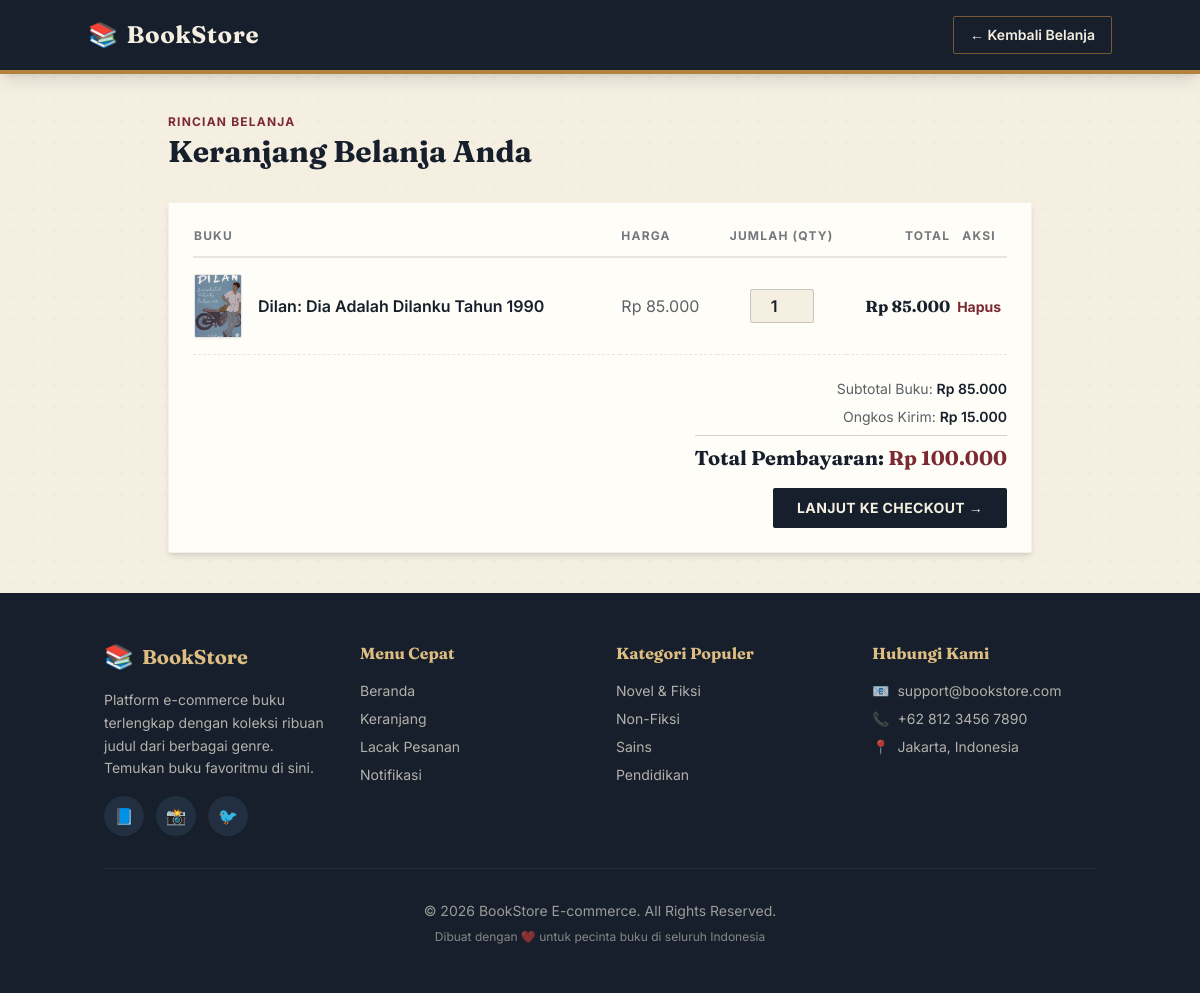
Page /buyer/cart.php (signed in) on the committed database.
### tables this page shows
CREATE TABLE `carts` (
  `id` int(11) NOT NULL,
  `buyer_id` int(11) NOT NULL,
  `product_id` int(11) NOT NULL,
  `quantity` int(11) NOT NULL,
  `created_at` timestamp NOT NULL DEFAULT current_timestamp()
);

CREATE TABLE `products` (
  `id` int(11) NOT NULL,
  `seller_id` int(11) NOT NULL,
  `name` varchar(255) NOT NULL,
  `description` text DEFAULT NULL,
  `price` decimal(10,2) NOT NULL,
  `stock` int(11) NOT NULL,
  `category_id` int(11) NOT NULL,
  `author` varchar(100) DEFAULT NULL,
  `image` varchar(255) DEFAULT NULL
);

### buyer/cart.php (the view, shortened to what this page needs)
<?php
include '../config/database.php';
$buyer_id = $_SESSION['user_id'];
$result_cart = mysqli_query($db, "SELECT c.quantity, p.* FROM carts c
                                  JOIN products p ON c.product_id = p.id
                                  WHERE c.buyer_id = '$buyer_id'");
$cart_count = mysqli_num_rows($result_cart);
?>
<!DOCTYPE html>
<html lang="id">
<head>
    <script src="https://cdn.tailwindcss.com"></script>
</head>
<body class="bg-paper min-h-screen font-sans text-ink">
    <nav class="bg-ink text-paper p-4 shadow-lg border-b-4 border-brass">
        <div class="container mx-auto flex justify-between items-center">
            <a href="index.php" class="text-2xl font-serif font-bold tracking-wide flex items-center gap-2">
                <span class="text-brass-light">📚</span> BookStore
            </a>
            <a href="index.php" class="border border-brass/60 hover:bg-brass hover:text-ink px-4 py-2 rounded-sm font-semibold transition text-sm block">← Kembali Belanja</a>
        </div>
    </nav>
    <main class="container mx-auto py-10 px-4 max-w-4xl">
        <div class="mb-8">
            <p class="text-xs font-bold uppercase tracking-widest text-maroon mb-1">Rincian Belanja</p>
            <h1 class="text-3xl font-serif font-bold text-ink">Keranjang Belanja Anda</h1>
        </div>
        <?php if ($cart_count > 0) : ?>
            <div class="bg-card p-6 rounded-sm shadow-md border border-ink/5">
                <table class="w-full border-collapse">
                    <thead>
                        <tr class="border-b-2 border-ink/10 text-ink/60 text-left text-xs uppercase tracking-widest font-bold">
                            <th class="pb-3">Buku</th>
                            <th class="pb-3">Harga</th>
                            <th class="pb-3 text-center">Jumlah (Qty)</th>
                            <th class="pb-3 text-right">Total</th>
                            <th class="pb-3 text-center">Aksi</th>
                        </tr>
                    </thead>
                    <tbody>
                        <?php
                        $grand_total = 0;
                        while ($item = mysqli_fetch_assoc($result_cart)) :
                            $product_id = $item['id'];
                            $qty = $item['quantity'];
                            $subtotal = $item['price'] * $qty;
                            $grand_total += $subtotal;
                        ?>
                        <tr class="border-b border-dashed border-ink/10 hover:bg-paper/60 cart-row" data-id="<?= $product_id; ?>" data-price="<?= $item['price']; ?>">
                            <td class="py-4 flex items-center space-x-4">
                                <a href="book_details.php?id=<?= $product_id; ?>" class="block hover:opacity-80 transition shrink-0">
                                    <img src="../assets/uploads/<?= $item['image']; ?>" class="w-12 h-16 object-cover rounded-sm shadow-sm border border-ink/10">
                                </a>
                                <a href="book_details.php?id=<?= $product_id; ?>" class="font-semibold text-ink hover:text-maroon transition line-clamp-2">
                                    <?= htmlspecialchars($item['name']); ?>
                                </a>
                            </td>
                            <td class="py-4 text-ink/70">Rp <?= number_format($item['price'], 0, ',', '.'); ?></td>
                            <td class="py-4 text-center">
                                <input type="number" value="<?= $qty; ?>" min="1" max="<?= $item['stock']; ?>"
                                       class="w-16 border border-ink/20 p-1 rounded-sm text-center font-semibold qty-input bg-paper focus:outline-none focus:border-maroon">
                            </td>
                            <td class="py-4 text-right font-serif font-bold text-ink item-subtotal">
                                Rp <?= number_format($subtotal, 0, ',', '.'); ?>
                            </td>
                            <td class="py-4 text-center">
                                <button onclick="showDeleteModal(<?= $product_id; ?>, '<?= htmlspecialchars($item['name']); ?>')" class="text-maroon hover:text-maroon-light font-bold text-sm">Hapus</button>
                            </td>
                        </tr>
                        <?php endwhile; ?>
                    </tbody>
                </table>
                <?php
                $shipping_cost = ($grand_total > 0) ? 15000 : 0;
                $final_total = $grand_total + $shipping_cost;
                ?>
                <div class="mt-6 flex flex-col items-end space-y-4">
                    <div class="space-y-2 text-right">
                        <div class="text-sm text-ink/70">
                            Subtotal Buku: <span class="font-semibold text-ink">Rp <?= number_format($grand_total, 0, ',', '.'); ?></span>
                        </div>
                        <div class="text-sm text-ink/70">
                            Ongkos Kirim: <span class="font-semibold text-ink">Rp <?= number_format($shipping_cost, 0, ',', '.'); ?></span>
                        </div>
                        <div class="text-xl font-serif font-bold text-ink pt-2 border-t border-ink/20">
                            Total Pembayaran: <span id="grand-total" class="text-maroon">Rp <?= number_format($final_total, 0, ',', '.'); ?></span>
                        </div>
                    </div>
                    <div>
                        <a href="checkout.php" class="inline-block bg-ink text-paper font-bold py-2.5 px-6 rounded-sm hover:bg-maroon transition uppercase tracking-wide text-sm">Lanjut ke Checkout →</a>
                    </div>
                </div>
            </div>
        <?php endif; ?>
    </main>
    <?php include '../components/buyer_footer.php'; ?>
</body>
</html>

### buyer/cart.php (style rules this page uses)
body { background-color: #F5EFE2; background-image: radial-gradient(#00000008 1px, transparent 1px); background-size: 22px 22px; }

### rows in the picture
carts: product.image (picture), product.name "Dilan: Dia Adalah Dilanku Tahun 1990", product.price "85.000", quantity "1", subtotal "85.000"

### other values in the picture
$grand_total "85.000"
$shipping_cost "15.000"
$final_total "100.000"
